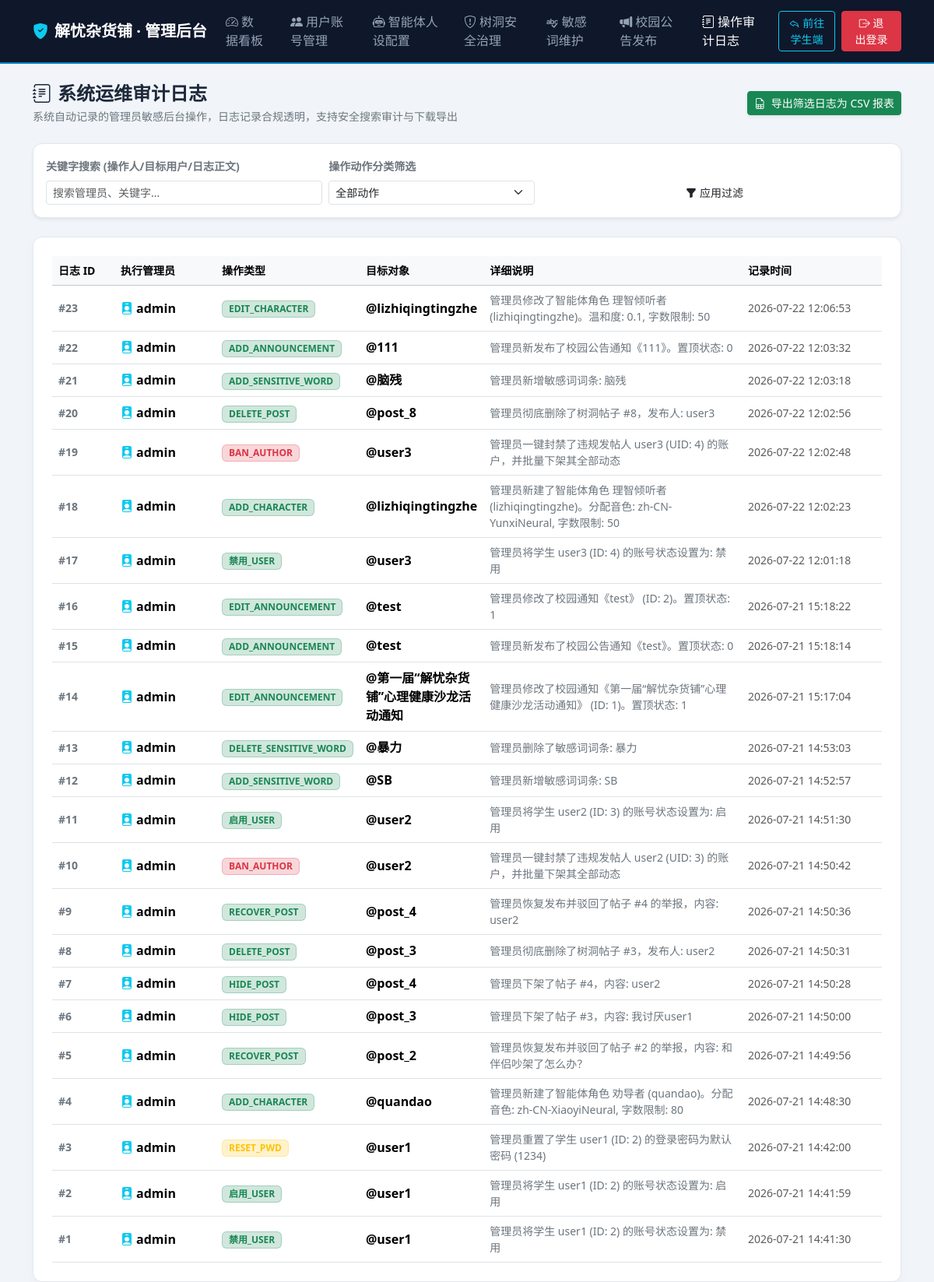
The page /admin/logs (signed in) on the database its author committed.
### tables this page shows
CREATE TABLE admin_logs (
            id INTEGER PRIMARY KEY AUTOINCREMENT,
            admin_id INTEGER NOT NULL,
            admin_username TEXT NOT NULL,
            action_type TEXT NOT NULL,
            target TEXT NOT NULL,
            details TEXT NOT NULL,
            created_at TEXT NOT NULL
        );

### app.py (the view)
@app.route('/admin/logs')
@admin_required
def admin_logs():
    action_filter = request.args.get('action', 'all')
    keyword = request.args.get('q', '').strip()
    conn = get_db()
    cursor = conn.cursor()
    query = 'SELECT * FROM admin_logs WHERE 1=1'
    params = []
    if action_filter != 'all':
        query += ' AND action_type = ?'
        params.append(action_filter)
    if keyword:
        query += ' AND (admin_username LIKE ? OR target LIKE ? OR details LIKE ?)'
        params.extend([f'%{keyword}%', f'%{keyword}%', f'%{keyword}%'])
    query += ' ORDER BY id DESC'
    cursor.execute(query, params)
    logs = cursor.fetchall()
    cursor.execute('SELECT DISTINCT action_type FROM admin_logs')
    action_types = [row['action_type'] for row in cursor.fetchall()]
    conn.close()
    return render_template('admin_logs.html', logs=logs, action_types=action_types, current_action=action_filter, q=keyword)

### app.py (called while the page is built)
def get_db():
    conn = sqlite3.connect(DATABASE)
    conn.row_factory = sqlite3.Row
    return conn

def admin_required(f):
    @wraps(f)
    def decorated_function(*args, **kwargs):
        if 'user_id' not in session or not session.get('is_admin'):
            flash('您无权访问该管理后台！', 'danger')
            return redirect(url_for('admin_login'))
        return f(*args, **kwargs)
    return decorated_function

### templates/admin_logs.html (shortened to what this page needs)
<!DOCTYPE html>
<html lang="zh-CN">
<head>
    <link rel="stylesheet" href="{{ url_for('static', filename='css/bootstrap.min.css') }}">
    <link rel="stylesheet" href="{{ url_for('static', filename='css/bootstrap-icons.css') }}">
</head>
<body>
    <nav class="navbar navbar-expand-lg navbar-dark admin-nav py-2 mb-4">
        <div class="container">
            <a class="navbar-brand fw-bold text-white d-flex align-items-center" href="{{ url_for('admin_users') }}">
                <i class="bi bi-shield-fill-check text-info me-2"></i>
                解忧杂货铺 · 管理后台
            </a>
            <div class="collapse navbar-collapse justify-content-end" id="adminNavbar">
                <ul class="navbar-nav align-items-center">
                    <li class="nav-item">
                        <a class="nav-link me-3" href="{{ url_for('admin_dashboard') }}"><i class="bi bi-speedometer2 me-1"></i>数据看板</a>
                    </li>
                    <li class="nav-item">
                        <a class="nav-link me-3" href="{{ url_for('admin_users') }}"><i class="bi bi-people-fill me-1"></i>用户账号管理</a>
                    </li>
                    <li class="nav-item">
                        <a class="nav-link me-3" href="{{ url_for('admin_characters') }}"><i class="bi bi-robot me-1"></i>智能体人设配置</a>
                    </li>
                    <li class="nav-item">
                        <a class="nav-link me-3" href="{{ url_for('admin_posts') }}"><i class="bi bi-shield-exclamation me-1"></i>树洞安全治理</a>
                    </li>
                    <li class="nav-item">
                        <a class="nav-link me-3" href="{{ url_for('admin_sensitive') }}"><i class="bi bi-spellcheck me-1"></i>敏感词维护</a>
                    </li>
                    <li class="nav-item">
                        <a class="nav-link me-3" href="{{ url_for('admin_announcements') }}"><i class="bi bi-megaphone-fill me-1"></i>校园公告发布</a>
                    </li>
                    <li class="nav-item">
                        <a class="nav-link active me-3" href="{{ url_for('admin_logs') }}"><i class="bi bi-journal-text me-1"></i>操作审计日志</a>
                    </li>
                    <li class="nav-item">
                        <a class="btn btn-sm btn-outline-info me-2" href="{{ url_for('chat') }}"><i class="bi bi-reply"></i> 前往学生端</a>
                    </li>
                    <li class="nav-item">
                        <a class="btn btn-sm btn-danger px-3" href="{{ url_for('logout') }}"><i class="bi bi-box-arrow-right"></i> 退出登录</a>
                    </li>
                </ul>
            </div>
        </div>
    </nav>
    <main class="container">
        <div class="row align-items-center mb-4">
            <div class="col-md-6 col-sm-12">
                <h4 class="fw-bold mb-1"><i class="bi bi-journal-text me-2"></i>系统运维审计日志</h4>
                <p class="text-secondary small mb-0">系统自动记录的管理员敏感后台操作，日志记录合规透明，支持安全搜索审计与下载导出</p>
            </div>
            <div class="col-md-6 col-sm-12 text-md-end mt-3 mt-md-0">
                <a href="{{ url_for('admin_logs_export', action=current_action, q=q) }}" class="btn btn-success text-white btn-sm shadow-sm">
                    <i class="bi bi-file-earmark-spreadsheet me-1"></i> 导出筛选日志为 CSV 报表
                </a>
            </div>
        </div>
        <div class="card card-custom p-3 mb-4 shadow-sm">
            <form action="{{ url_for('admin_logs') }}" method="GET" class="row g-2 align-items-end">
                <div class="col-md-4">
                    <label for="q" class="form-label small text-secondary fw-semibold">关键字搜索 (操作人/目标用户/日志正文)</label>
                    <input type="text" class="form-control form-control-sm" id="q" name="q" value="{{ q }}" placeholder="搜索管理员、关键字...">
                </div>
                <div class="col-md-3">
                    <label for="action" class="form-label small text-secondary fw-semibold">操作动作分类筛选</label>
                    <select class="form-select form-select-sm" id="action" name="action">
                        <option value="all" {% if current_action == 'all' %}selected{% endif %}>全部动作</option>
                    </select>
                </div>
                <div class="col-md-5 d-flex gap-2">
                    <button type="submit" class="btn btn-accent btn-sm px-4 flex-fill"><i class="bi bi-funnel-fill me-1"></i>应用过滤</button>
                </div>
            </form>
        </div>
        <div class="card card-custom p-4">
            {% if logs %}
                <div class="table-responsive">
                    <table class="table table-hover align-middle mb-0">
                        <thead class="table-light">
                            <tr class="small text-secondary">
                                <th style="width: 80px;">日志 ID</th>
                                <th style="width: 130px;">执行管理员</th>
                                <th style="width: 140px;">操作类型</th>
                                <th style="width: 130px;">目标对象</th>
                                <th>详细说明</th>
                                <th style="width: 180px;">记录时间</th>
                            </tr>
                        </thead>
                        <tbody>
                            {% for log in logs %}
                                <tr>
                                    <td class="small text-secondary fw-semibold">#{{ log.id }}</td>
                                    <td class="fw-bold"><i class="bi bi-person-badge-fill text-info me-1"></i>{{ log.admin_username }}</td>
                                    <td>
                                        {% if 'BAN' in log.action_type %}
                                            <span class="badge bg-danger-subtle text-danger border border-danger border-opacity-25 px-2 py-1">{{ log.action_type }}</span>
                                        {% elif 'RESET' in log.action_type %}
                                            <span class="badge bg-warning-subtle text-warning border border-warning border-opacity-25 px-2 py-1">{{ log.action_type }}</span>
                                        {% else %}
                                            <span class="badge bg-success-subtle text-success border border-success border-opacity-25 px-2 py-1">{{ log.action_type }}</span>
                                        {% endif %}
                                    </td>
                                    <td class="fw-semibold">@{{ log.target }}</td>
                                    <td class="small text-secondary" style="max-width: 350px;">{{ log.details }}</td>
                                    <td class="small text-muted">{{ log.created_at }}</td>
                                </tr>
                            {% endfor %}
                        </tbody>
                    </table>
                </div>
            {% else %}
                <div class="text-center text-muted py-5">
                    <i class="bi bi-clipboard-x" style="font-size: 3rem;"></i>
                    <h6 class="mt-3 fw-semibold">没有找到相符的操作审计日志</h6>
                </div>
            {% endif %}
        </div>
    </main>
</body>
</html>

### templates/admin_logs.html (style rules this page uses)
body { background-color: #f1f5f9; color: #1e293b; font-family: system-ui, -apple-system, sans-serif; }
.admin-nav { background-color: #0f172a; border-bottom: 2px solid #0284c7; }
.admin-nav .nav-link { color: #94a3b8; font-weight: 500; }
.admin-nav .nav-link:hover, .admin-nav .nav-link.active { color: #ffffff; }
.card-custom { border-radius: 12px; background-color: #ffffff; border: 1px solid #e2e8f0; box-shadow: 0 4px 12px rgba(0, 0, 0, 0.03); }

### rows shown on the page
admin_logs: id "23", admin_username "admin", action_type "EDIT_CHARACTER", target "lizhiqingtingzhe", details "管理员修改了智能体角色 理智倾听者 (lizhiqingtingzhe)。温和度: 0.1, 字数限制: 50", created_at "2026-07-22 12:06:53"
admin_logs: id "22", admin_username "admin", action_type "ADD_ANNOUNCEMENT", target "111", details "管理员新发布了校园公告通知《111》。置顶状态: 0", created_at "2026-07-22 12:03:32"
admin_logs: id "21", admin_username "admin", action_type "ADD_SENSITIVE_WORD", target "脑残", details "管理员新增敏感词词条: 脑残", created_at "2026-07-22 12:03:18"
admin_logs: id "20", admin_username "admin", action_type "DELETE_POST", target "post_8", details "管理员彻底删除了树洞帖子 #8，发布人: user3", created_at "2026-07-22 12:02:56"
admin_logs: id "19", admin_username "admin", action_type "BAN_AUTHOR", target "user3", details "管理员一键封禁了违规发帖人 user3 (UID: 4) 的账户，并批量下架其全部动态", created_at "2026-07-22 12:02:48"
admin_logs: id "18", admin_username "admin", action_type "ADD_CHARACTER", target "lizhiqingtingzhe", details "管理员新建了智能体角色 理智倾听者 (lizhiqingtingzhe)。分配音色: zh-CN-YunxiNeural, 字数限制: 50", created_at "2026-07-22 12:02:23"
admin_logs: id "17", admin_username "admin", action_type "禁用_USER", target "user3", details "管理员将学生 user3 (ID: 4) 的账号状态设置为: 禁用", created_at "2026-07-22 12:01:18"
admin_logs: id "16", admin_username "admin", action_type "EDIT_ANNOUNCEMENT", target "test", details "管理员修改了校园通知《test》 (ID: 2)。置顶状态: 1", created_at "2026-07-21 15:18:22"
admin_logs: id "15", admin_username "admin", action_type "ADD_ANNOUNCEMENT", target "test", details "管理员新发布了校园公告通知《test》。置顶状态: 0", created_at "2026-07-21 15:18:14"
admin_logs: id "14", admin_username "admin", action_type "EDIT_ANNOUNCEMENT", target "第一届“解忧杂货铺”心理健康沙龙活动通知", details "管理员修改了校园通知《第一届“解忧杂货铺”心理健康沙龙活动通知》 (ID: 1)。置顶状态: 1", created_at "2026-07-21 15:17:04"
admin_logs: id "13", admin_username "admin", action_type "DELETE_SENSITIVE_WORD", target "暴力", details "管理员删除了敏感词词条: 暴力", created_at "2026-07-21 14:53:03"
admin_logs: id "12", admin_username "admin", action_type "ADD_SENSITIVE_WORD", target "SB", details "管理员新增敏感词词条: SB", created_at "2026-07-21 14:52:57"
admin_logs: id "11", admin_username "admin", action_type "启用_USER", target "user2", details "管理员将学生 user2 (ID: 3) 的账号状态设置为: 启用", created_at "2026-07-21 14:51:30"
admin_logs: id "10", admin_username "admin", action_type "BAN_AUTHOR", target "user2", details "管理员一键封禁了违规发帖人 user2 (UID: 3) 的账户，并批量下架其全部动态", created_at "2026-07-21 14:50:42"
admin_logs: id "9", admin_username "admin", action_type "RECOVER_POST", target "post_4", details "管理员恢复发布并驳回了帖子 #4 的举报，内容: user2", created_at "2026-07-21 14:50:36"
admin_logs: id "8", admin_username "admin", action_type "DELETE_POST", target "post_3", details "管理员彻底删除了树洞帖子 #3，发布人: user2", created_at "2026-07-21 14:50:31"
admin_logs: id "7", admin_username "admin", action_type "HIDE_POST", target "post_4", details "管理员下架了帖子 #4，内容: user2", created_at "2026-07-21 14:50:28"
admin_logs: id "6", admin_username "admin", action_type "HIDE_POST", target "post_3", details "管理员下架了帖子 #3，内容: 我讨厌user1", created_at "2026-07-21 14:50:00"
admin_logs: id "5", admin_username "admin", action_type "RECOVER_POST", target "post_2", details "管理员恢复发布并驳回了帖子 #2 的举报，内容: 和伴侣吵架了怎么办？", created_at "2026-07-21 14:49:56"
admin_logs: id "4", admin_username "admin", action_type "ADD_CHARACTER", target "quandao", details "管理员新建了智能体角色 劝导者 (quandao)。分配音色: zh-CN-XiaoyiNeural, 字数限制: 80", created_at "2026-07-21 14:48:30"
admin_logs: id "3", admin_username "admin", action_type "RESET_PWD", target "user1", details "管理员重置了学生 user1 (ID: 2) 的登录密码为默认密码 (1234)", created_at "2026-07-21 14:42:00"
admin_logs: id "2", admin_username "admin", action_type "启用_USER", target "user1", details "管理员将学生 user1 (ID: 2) 的账号状态设置为: 启用", created_at "2026-07-21 14:41:59"
admin_logs: id "1", admin_username "admin", action_type "禁用_USER", target "user1", details "管理员将学生 user1 (ID: 2) 的账号状态设置为: 禁用", created_at "2026-07-21 14:41:30"
